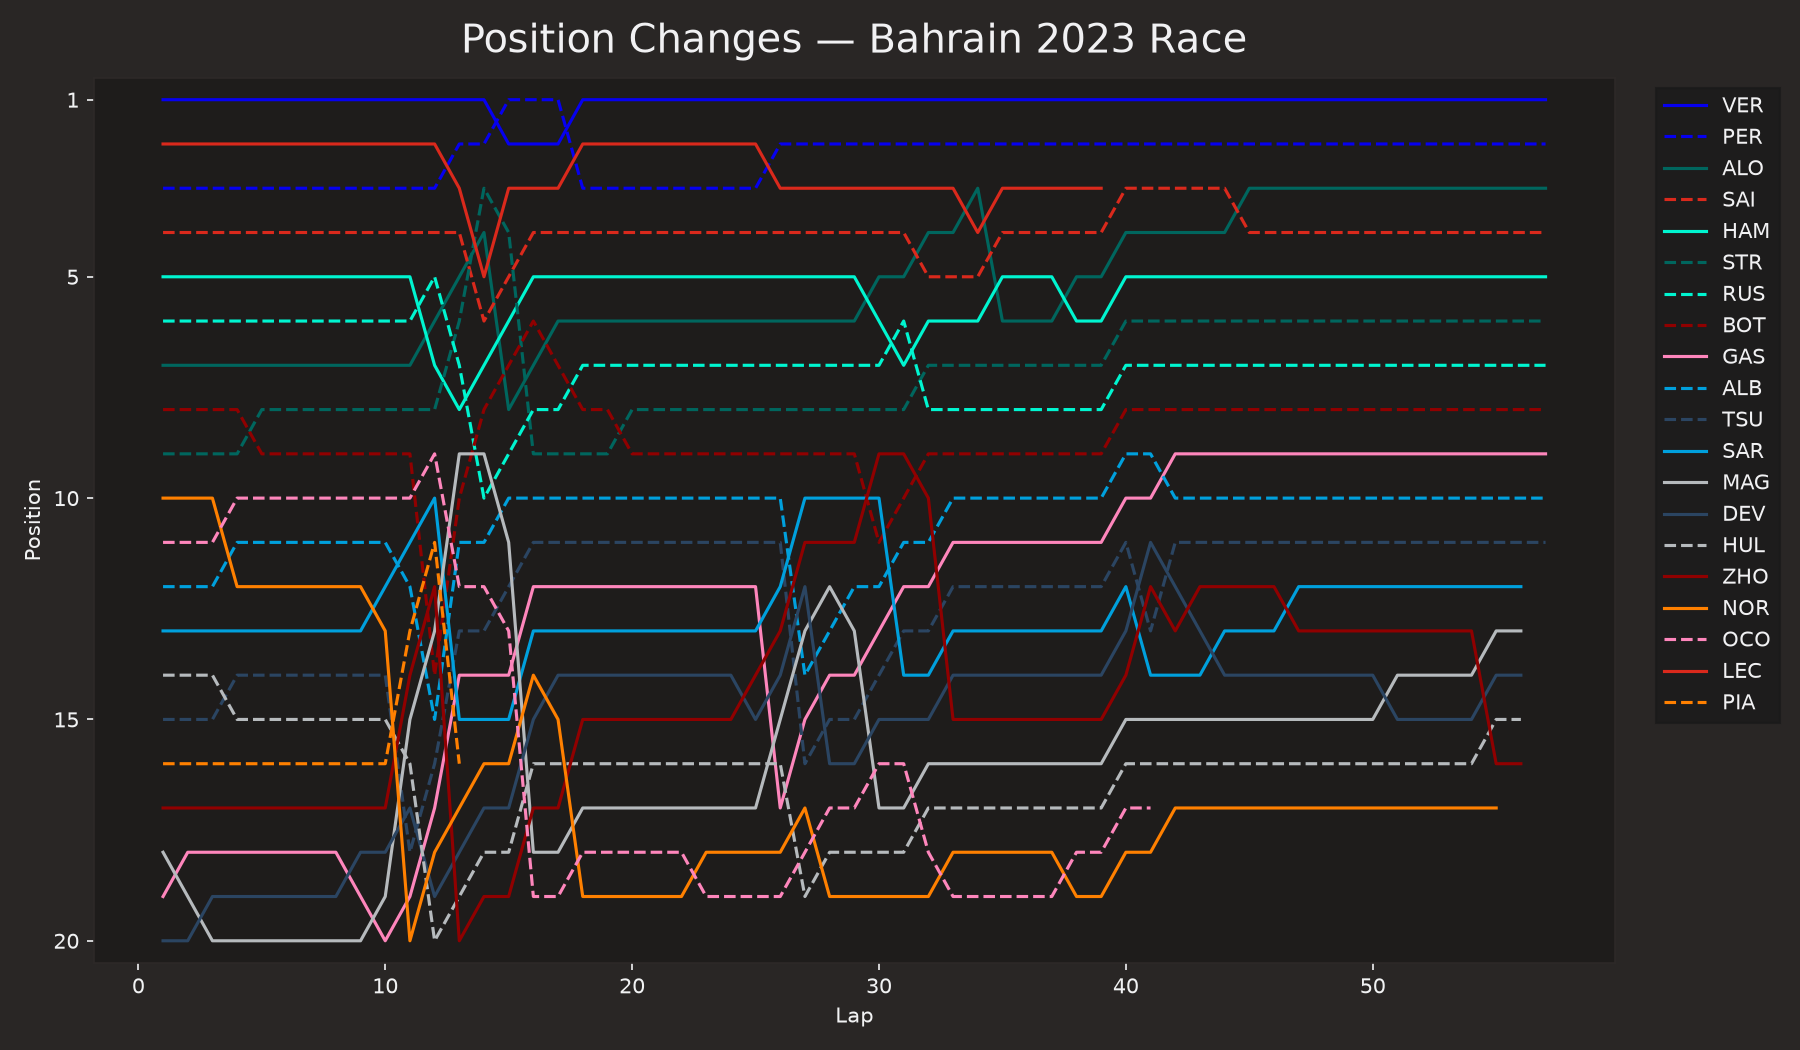

Write Python code to recreate this figure.
import fastf1
import fastf1.plotting
import matplotlib.pyplot as plt

fastf1.Cache.enable_cache('./cache')
fastf1.plotting.setup_mpl(misc_mpl_mods=False, color_scheme='fastf1')

session = fastf1.get_session(2023, 'Bahrain', 'R')
session.load()

fig, ax = plt.subplots(figsize=(12, 7))

for drv in session.drivers:
    drv_laps = session.laps.pick_drivers(drv)
    if drv_laps.empty:
        continue
    abb = drv_laps['Driver'].iloc[0]
    style = fastf1.plotting.get_driver_style(
        abb, ['color', 'linestyle'], session=session
    )
    ax.plot(drv_laps['LapNumber'], drv_laps['Position'], label=abb, **style)

ax.set_ylim([20.5, 0.5])  # inverted because P1 should be on top
ax.set_yticks([1, 5, 10, 15, 20])
ax.set_xlabel('Lap')
ax.set_ylabel('Position')
ax.set_title('Position Changes — Bahrain 2023 Race')
ax.legend(bbox_to_anchor=(1.02, 1), loc='upper left')
plt.tight_layout()
plt.savefig('position_changes.png', dpi=150)
plt.show()
